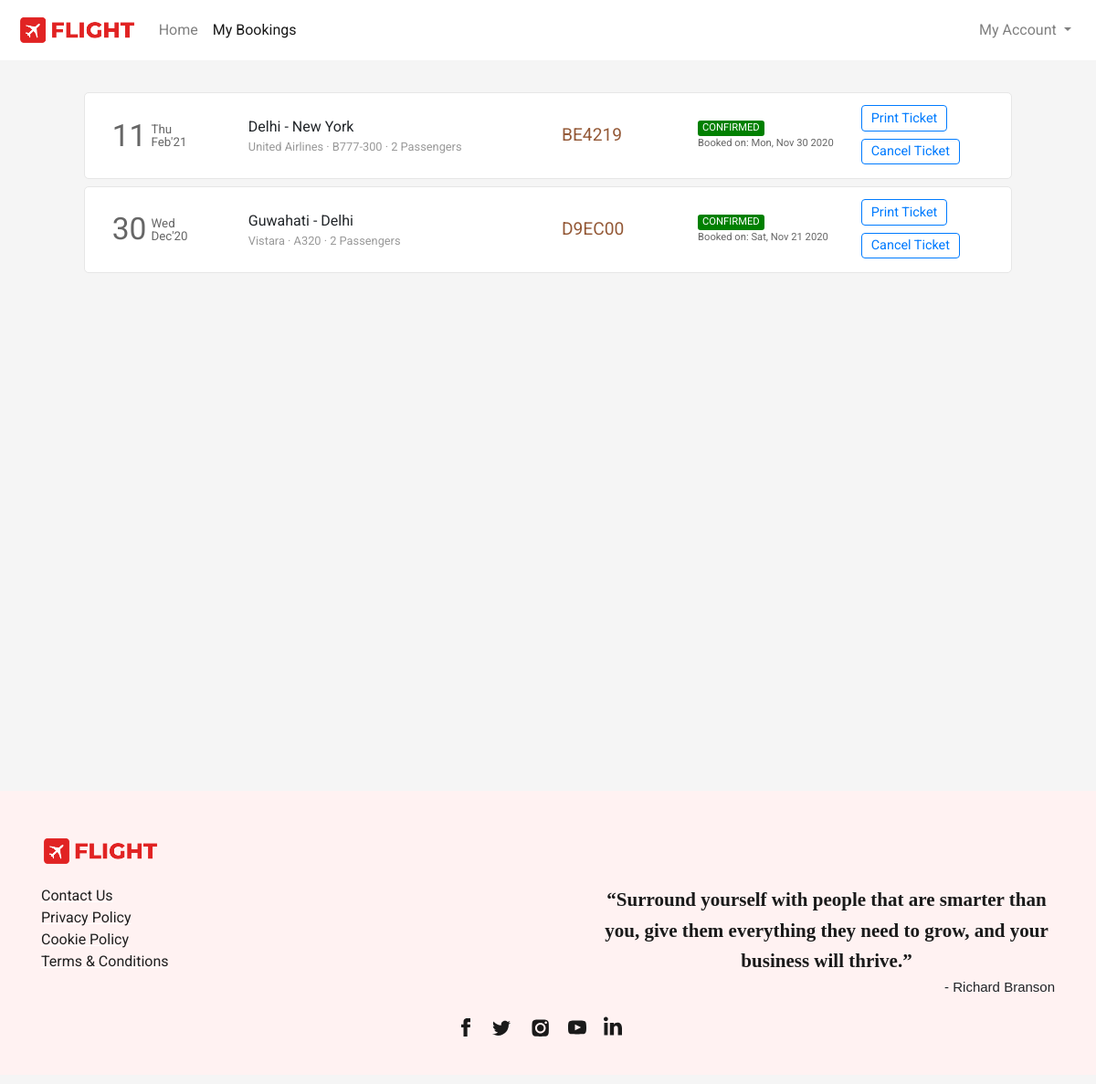
/flight/bookings (signed in), run on an earlier commit of the app's database.
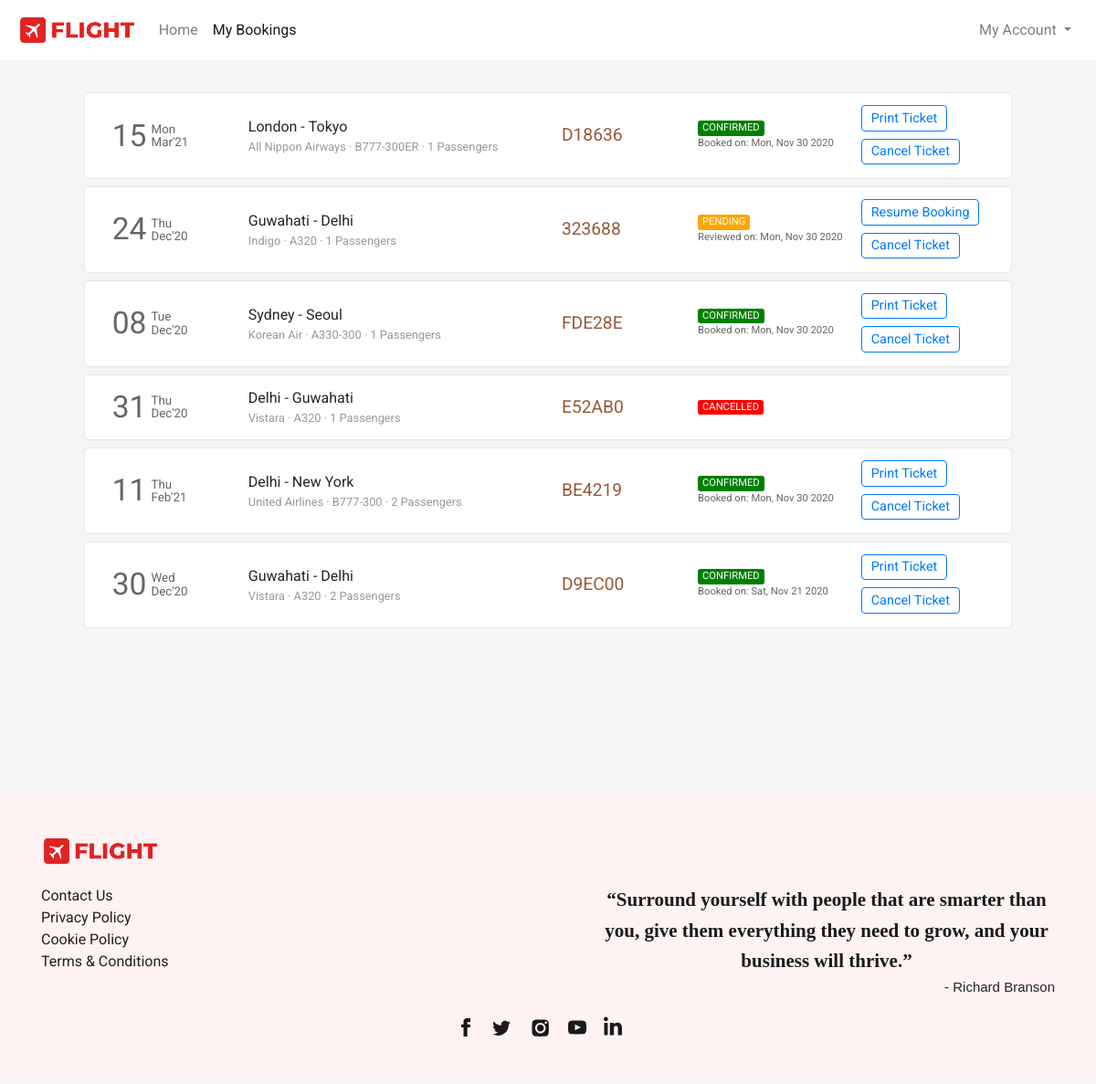
And on a later commit of the database.
### flight/models.py (models this page shows, shortened)
class Ticket(models.Model):
    user = models.ForeignKey(User,on_delete=models.CASCADE,related_name="bookings", blank=True, null=True)
    ref_no = models.CharField(max_length=6, unique=True)
    passengers = models.ManyToManyField(Passenger, related_name="flight_tickets")
    flight = models.ForeignKey(Flight, on_delete=models.CASCADE, related_name="tickets", blank=True, null=True)
    flight_ddate = models.DateField(blank=True, null=True)
    flight_adate = models.DateField(blank=True, null=True)
    flight_fare = models.FloatField(blank=True,null=True)
    other_charges = models.FloatField(blank=True,null=True)
    coupon_used = models.CharField(max_length=15,blank=True)
    coupon_discount = models.FloatField(default=0.0)
    total_fare = models.FloatField(blank=True, null=True)
    seat_class = models.CharField(max_length=20, choices=SEAT_CLASS)
    booking_date = models.DateTimeField(default=datetime.now)
    mobile = models.CharField(max_length=20,blank=True)
    email = models.EmailField(max_length=45, blank=True)
    status = models.CharField(max_length=45, choices=TICKET_STATUS)

class Flight(models.Model):
    origin = models.ForeignKey(Place, on_delete=models.CASCADE, related_name="departures")
    destination = models.ForeignKey(Place, on_delete=models.CASCADE, related_name="arrivals")
    depart_time = models.TimeField(auto_now=False, auto_now_add=False)
    depart_day = models.ManyToManyField(Week, related_name="flights_of_the_day")
    duration = models.DurationField(null=True)
    arrival_time = models.TimeField(auto_now=False, auto_now_add=False)
    plane = models.CharField(max_length=24)
    airline = models.CharField(max_length=64)
    economy_fare = models.FloatField(null=True)
    business_fare = models.FloatField(null=True)
    first_fare = models.FloatField(null=True)

class Place(models.Model):
    city = models.CharField(max_length=64)
    airport = models.CharField(max_length=64)
    code = models.CharField(max_length=3)
    country = models.CharField(max_length=64)

### flight/views.py (the view)
# urls.py: path('flight/bookings', views.bookings, name="bookings"),
def bookings(request):
    if request.user.is_authenticated:
        tickets = Ticket.objects.filter(user=request.user).order_by('-booking_date')
        return render(request, 'flight/bookings.html', {
            'page': 'bookings',
            'tickets': tickets
        })
    else:
        return HttpResponseRedirect(reverse('login'))

### flight/templates/flight/bookings.html (shortened to what this page needs)
{% extends 'flight/layout.html' %}
{% load static %}
{% block head %}
    <link rel="stylesheet" href="{% static 'css/bookings_style.css' %}">
{% endblock head %}
{% block body %}
    <section class="section section1">
        <div class="container">
            {% for ticket in tickets %}
                <div class="row each-booking-div" id="{{ticket.ref_no}}">
                    <div class="col-2" style="display: flex;">
                        <div style="display: flex; color: #666666; margin-top: auto;">
                            <div>
                                <span style="font-size: 2.1em;">{{ticket.flight_ddate | date:"d"}}</span>
                            </div>
                            <div style="font-size: smaller; display: flex; margin: auto 0; padding-left: 5px; line-height: 1em;">
                                <div style="margin: auto;">
                                    <div style="margin-bottom: 1px;">{{ticket.flight_ddate | date:"D"}}</div>
                                    <div style="margin-top: 1px;">{{ticket.flight_ddate | date:"M'y"}}</div>
                                </div>
                            </div>
                        </div>
                    </div>
                    <div class="col-4 middle-div">
                        <div style="width:100%">
                            <div class="row places-div" style=" display: flex;">
                                <div style="max-width: 45%;">{{ticket.flight.origin.city}}</div>
                                <div>&nbsp;-&nbsp;</div>
                                <div style="max-width: 45%;">{{ticket.flight.destination.city}}</div>
                            </div>
                            <div class="row places-div" style="font-size: .8em; color: #999999; ">
                                <div style="max-width: 100%;">{{ticket.flight.airline}} &middot; {{ticket.flight.plane}} &middot; {{ticket.passengers.count}} Passengers</div>
                            </div>
                        </div>
                    </div>
                    <div class="col-2 middle-div">
                        <div style="font-size: 1.2em; color: #945937;">{{ticket.ref_no}}</div>
                    </div>
                    <div class="col-2 middle-div">
                        <div>
                            <div class="row status-div">
                                {% if ticket.status == 'CONFIRMED' %}
                                    <div class="green">{{ticket.status}}</div>
                                {% endif %}
                                {% if ticket.status == 'PENDING' %}
                                    <div class="orange">{{ticket.status}}</div>
                                {% endif %}
                                {% if ticket.status == 'CANCELLED' %}
                                    <div class="red">{{ticket.status}}</div>
                                {% endif %}
                            </div>
                            <div class="row booking-date-div" style="font-size: .7em; color: #666;">
                                {% if ticket.status == 'CONFIRMED' %}
                                    Booked on: {{ticket.booking_date | date:"D, M d Y"}}
                                {% endif %}
                                {% if ticket.status == 'PENDING' %}
                                    Reviewed on: {{ticket.booking_date | date:"D, M d Y"}}
                                {% endif %}
                            </div>
                        </div>
                    </div>
                    <div class="col-2 last-div">
                        <div>
                            <div class="ticket-action-div">
                                {% if ticket.status == 'CONFIRMED' %}
                                    <form action="{% url 'getticket' %}" method="get" target="_blank">
                                        <button type="submit" class="btn btn-outline-primary btnp">Print Ticket</button>
                                    </form>
                                    <button class="btn btn-outline-primary btnp"  data-ref="{{ticket.ref_no}}" onclick="popup(this)">Cancel Ticket</button>
                                {% endif %}
                                {% if ticket.status == 'PENDING' %}
                                    <form action="{% url 'resumebooking' %}" method="POST">
                                        <button type="submit" class="btn btn-outline-primary btnp">Resume Booking</button>
                                    </form>
                                    <button type="button" class="btn btn-outline-primary btnp" data-ref="{{ticket.ref_no}}" onclick="popup(this)">Cancel Ticket</button>
                                {% endif %}
                            </div>
                        </div>
                    </div>
                </div>
            {% endfor %}
        </div>
    </section>
{% endblock %}

### flight/templates/flight/layout.html (shortened to what this page needs)
{% load static %}
<!DOCTYPE html>
<html lang="en">
<head>
  <link rel="stylesheet" href="https://stackpath.bootstrapcdn.com/bootstrap/4.4.1/css/bootstrap.min.css">
  <link rel="stylesheet" href="https://use.typekit.net/cav5lva.css">
  <link rel="stylesheet" href="{% static 'css/layout_style.css' %}">
  {% block head %}
  {% endblock %}
</head>
<body>
  <div class="container-fluid">
    <nav class="navbar navbar-expand-lg navbar-light">
      <a class="navbar-brand" href="{% url 'index' %}">
          <img src="{% static 'img/icon_logo.png' %}" height="34" alt="">
      </a>
      <div class="collapse navbar-collapse" id="navbarSupportedContent">
        <ul class="navbar-nav mr-auto">
          <li class="nav-item {% if not page %}active{% endif %}">
            <a class="nav-link" href="{% url 'index' %}">Home</a>
          </li>
          <li class="nav-item {% if page == 'bookings' %}active{% endif %}">
            <a class="nav-link" href="{% url 'bookings' %}">My Bookings</a>
          </li>
        </ul>
        <ul class="navbar-nav">
          {% if not user.is_authenticated %}
            <li class="nav-item">
              <button class="btn btn-outline-danger" style="border-radius: 25rem;" onclick="window.location.href = '/login';">
                <svg width="1.1em" height="1.1em" viewBox="0 1.5 16 16" class="bi bi-person-fill" fill="currentColor" xmlns="http://www.w3.org/2000/svg">
                  <path fill-rule="evenodd" d="M3 14s-1 0-1-1 1-4 6-4 6 3 6 4-1 1-1 1H3zm5-6a3 3 0 1 0 0-6 3 3 0 0 0 0 6z"/>
                </svg>
                Login
              </button>
            </li>
          {% else %}
            <li class="nav-item dropdown my-account">
              <a class="nav-link dropdown-toggle" href="#" id="navbarDropdown" role="button" data-toggle="dropdown" aria-haspopup="true" aria-expanded="false">
                My Account
              </a>
            </li>
          {% endif %}
        </ul>
      </div>
    </nav>
    <main>
      {% block body %}{% endblock %}
    </main>
    <footer>
      <div class="container">
        <div>
          <div class="logo-container">
            <img src="{% static 'img/icon_logo.png' %}">
          </div>
          <div class="footer-content">
            <div class="links-container">
              <div>
                <ul class="link-list">
                  <li class="list-item"><a class="footer-links" href="#">Contact Us</a></li>
                  <li class="list-item"><a class="footer-links" href="#">Privacy Policy</a></li>
                  <li class="list-item"><a class="footer-links" href="#">Cookie Policy</a></li>
                  <li class="list-item"><a class="footer-links" href="#">Terms &amp; Conditions</a></li>
                </ul>
              </div>
            </div>
            <div class="quote-container">
              <div class="quote">“Surround yourself with people that are smarter than you, give them everything they need to grow, and your business will thrive.”</div>
              <div class="quote-by">- Richard Branson</div>
            </div>
          </div>
          <div class="social-links">
            <div class="social-icons">
              <a href="#" class="social-icon">
              </a>
              <a href="#" class="social-icon">
              </a>
              <a href="#" class="social-icon">
              </a>
              <a href="#" class="social-icon">
              </a>
              <a href="#" class="social-icon">
              </a>
            </div>
          </div>
        </div>
      </div>
    </footer>
  </div>
</body>
</html>

### flight/static/css/layout_style.css (style rules this page uses)
body { margin: 0px; padding: 0px; font-family: "Rubik", sans-serif; font-weight: normal; font-style: normal; min-width: 250px; }
.container-fluid { padding-left: 0px; padding-right: 0px; }
.navbar { padding: .7rem 1.2rem; background-color: #fff; transition-duration: .2s; }
.section { background-size: cover; background-position: center; background-repeat: no-repeat; padding: 30px 50px; min-height: 100vh; }
footer { background-color: rgb(255,242,242); margin-top: 0px; padding-top: 1px; }
footer .container > div { font-family: Barlow, sans-serif; margin: 48px 0px 10px; flex-shrink: 0; max-width: 100%; overflow: hidden; }
.footer-content { padding-top: 20px; display: flex; -webkit-box-pack: justify; justify-content: space-between; }
.links-container { text-align: left; flex-direction: row; display: flex; }
.quote-container { text-align: right; }
.logo-container img { width: 130px; }
.links-container > div { flex: 1 0 0px; }
.links-container > div ul { padding-inline-start: 0px; margin-block-start: 0px; margin-block-end: 0px; list-style-type: none; margin-right: 50px; }
.footer-links { white-space: nowrap; color: rgb(31, 31, 31); text-decoration: underline solid rgb(255, 255, 255); transition: all 0.1s ease 0s; }
.quote-container .quote { font-family: utopia-std, serif; text-align: center; color: rgb(26, 26, 26); max-width: 500px; margin: auto; font-size: 21px; font-weight: 600; line-height: 1.6; }
.quote-container .quote-by { font-family: sans-serif; font-size: 15px; }
.social-icons { list-style-type: none; display: flex; margin: 0px auto; padding: 20px 0px; width: 100%; max-width: 200px; justify-content: space-evenly; }
.social-icons a { height: 44px; width: 44px; }

### flight/static/css/bookings_style.css (style rules this page uses)
* { font-family: 'Roboto', sans-serif; }
body { background-color: #f5f5f5; word-wrap: break-word; }
.container { cursor: pointer; }
.each-booking-div { width: 95%; margin: 5px auto 8px auto; transition-duration: .4s; padding: 10px 15px; background-color: #fff; border: 1px solid #e6e6e6; border-radius: 5px; }
.btnp { padding: .15rem .6rem; font-size: .9em; margin-top: 3px; margin-bottom: 5px; }
.each-booking-div > div { display: flex; overflow: auto; }
.each-booking-div > div > div { margin-top: auto; margin-bottom: auto; }
.green, .red, .orange { border-radius: 3px; color: white; padding-left: 5px; padding-right: 5px; font-size: .7em; }
.green { background-color: green; }
.red { background-color: red; }
.orange { background-color: orange; }

What changed in the data, as far as the page shows it:
added Ticket: flight_ddate "15", flight_ddate "Mon", flight_ddate "Mar'21", flight.origin.city "London", flight.destination.city "Tokyo", flight.airline "All Nippon Airways", flight.plane "B777-300ER", passengers.count "1", ref_no "D18636", status "CONFIRMED", booking_date "Mon, Nov 30 2020"
added Ticket: flight_ddate "24", flight_ddate "Thu", flight_ddate "Dec'20", flight.origin.city "Guwahati", flight.destination.city "Delhi", flight.airline "Indigo", flight.plane "A320", passengers.count "1", ref_no "323688", status "PENDING", booking_date "Mon, Nov 30 2020"
added Ticket: flight_ddate "08", flight_ddate "Tue", flight_ddate "Dec'20", flight.origin.city "Sydney", flight.destination.city "Seoul", flight.airline "Korean Air", flight.plane "A330-300", passengers.count "1", ref_no "FDE28E", status "CONFIRMED", booking_date "Mon, Nov 30 2020"
added Ticket: flight_ddate "31", flight_ddate "Thu", flight_ddate "Dec'20", flight.origin.city "Delhi", flight.destination.city "Guwahati", flight.airline "Vistara", flight.plane "A320", passengers.count "1", ref_no "E52AB0", status "CANCELLED"
